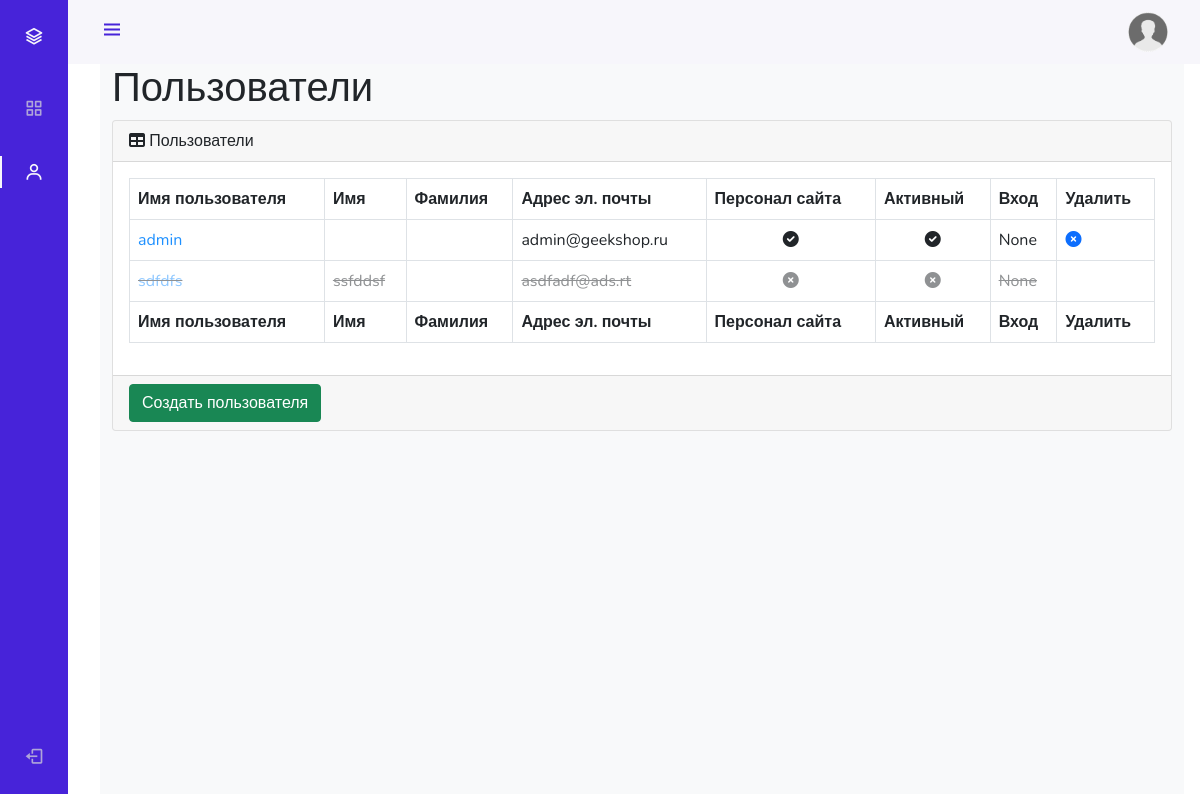
Screenshot of /admin_staff/users/read/ (signed in) with the database file from the repository.
### authapp/models.py (models this page shows, shortened)
class ShopUser(AbstractUser):
    avatar = models.ImageField(upload_to='users_avatars', blank=True)
    age = models.PositiveIntegerField(verbose_name='возраст')
    activation_key = models.CharField(max_length=128, blank=True)
    activation_key_expires = models.DateTimeField(default=(now() + timedelta(hours=48)))

### adminapp/views.py (the view)
# urls.py: path('users/read/', adminapp.UsersListView.as_view(), name='users'),
class UsersListView(ListView):
    model = ShopUser
    template_name = "adminapp/users.html"
    context_object_name = 'objects'
    @method_decorator(user_passes_test(lambda u: u.is_superuser))
    def dispatch(self, *args, **kwargs):
        return super().dispatch(*args, **kwargs)
    def get_queryset(self):
        return ShopUser.objects.all().order_by('-is_active', '-is_superuser', '-is_staff', 'username')
    def get_context_data(self, *, object_list=None, **kwargs):
        context = super(UsersListView, self).get_context_data(**kwargs)
        context['title'] = 'админка/пользователи'
        return context

### mainapp/context_processors.py (called while the page is built)
def basket(request):
    print(f'context processor basket works')
    basket = []
    if request.user.is_authenticated:
        basket = Basket.objects.filter(user=request.user)
    return {
        'basket': basket,
    }

### adminapp/templates/adminapp/users.html
{% extends 'adminapp/base.html' %}
{% load static %}
{% block content %}
<main>
    <div class="container-fluid">
        <h1 class="mt-4">Пользователи</h1>
        <div class="card mb-4">
            <div class="card-header">
                <i class="fas fa-table mr-1"></i>
                Пользователи
            </div>
            <div class="card-body">
                <div class="table-responsive">
                    <table class="table table-bordered" id="dataTable" width="100%" cellspacing="0">
                        <thead>
                        <tr>
                            <th>Имя пользователя</th>
                            <th>Имя</th>
                            <th>Фамилия</th>
                            <th>Адрес эл. почты</th>
                            <th>Персонал сайта</th>
                            <th>Активный</th>
                            <th>Вход</th>
                            <th>Удалить</th>
                        </tr>
                        </thead>
                        <tfoot>
                        <tr>
                            <th>Имя пользователя</th>
                            <th>Имя</th>
                            <th>Фамилия</th>
                            <th>Адрес эл. почты</th>
                            <th>Персонал сайта</th>
                            <th>Активный</th>
                            <th>Вход</th>
                            <th>Удалить</th>
                        </tr>
                        </tfoot>
                        <tbody>
                        {% for user in objects %}
                            <tr {% if not user.is_active %} style="opacity: 0.5; text-decoration: line-through;" {% endif %}>
                                <td><a href="{% url 'admin_staff:user_update' user.id %}" style="color: dodgerblue">{{ user.username }}</a></td>
                                <td>{{ user.first_name }}</td>
                                <td>{{ user.last_name }}</td>
                                <td>{{ user.email }}</td>
                                <td class="text-center">
                                    {% if user.is_staff %}
                                        <i class="fa fa-check-circle"></i>
                                    {% else %}
                                        <i class="fa fa-times-circle"></i>
                                    {% endif %}
                                </td>
                                <td class="text-center">
                                    {% if user.is_active %}
                                        <i class="fa fa-check-circle"></i>
                                    {% else %}
                                        <i class="fa fa-times-circle"></i>
                                    {% endif %}
                                </td>
                                <td>{{ user.last_login }}</td>
                                <td>
                                    <a {% if not user.is_active %} class="invisible" {% endif %} href="{% url 'admin_staff:user_delete' pk=user.id %}">
                                        <i class="fa fa-times-circle"></i>
                                    </a>
                                </td>
                            </tr>
                        {% endfor %}
                        </tbody>
                    </table>
                </div>
            </div>
            <div class="card-footer">
                <a href="{% url 'adminapp:user_create' %}">
                    <button class="btn btn-success">Создать пользователя</button>
                </a>
            </div>
        </div>
    </div>
</main>
{% endblock %}

### adminapp/static/adminapp/css/style.css (style rules this page uses)
:root { --header-height: 3rem; --nav-width: 68px; --first-color: #4723D9; --first-color-light: #AFA5D9; --white-color: #F7F6FB; --body-font: 'Nunito', sans-serif; --normal-font-size: 1rem; --z-fixed: 100 }
body { position: relative; margin: var(--header-height) 0 0 0; padding: 0 1rem; font-family: var(--body-font); font-size: var(--normal-font-size); transition: .5s }
a { text-decoration: none }
@media screen and (min-width: 768px) { body { margin: calc(var(--header-height) + 1rem) 0 0 0; padding-left: calc(var(--nav-width) + 2rem) } }

### rows the page displays
ShopUser: username "admin", email "admin@geekshop.ru", is_staff True (drawn), is_active True (drawn), last_login "None"
ShopUser: username "sdfdfs", first_name "ssfddsf", email "asdfadf@ads.rt", is_staff False (drawn), is_active False (drawn), last_login "None"
